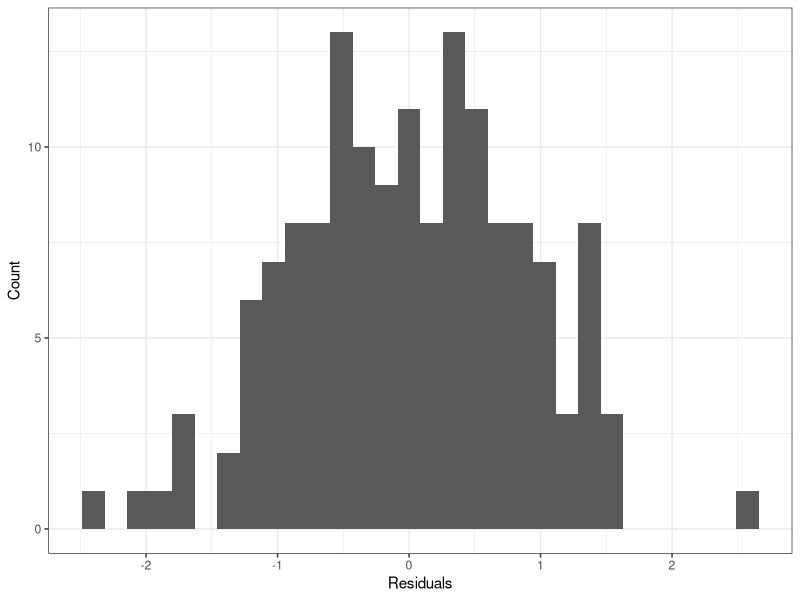
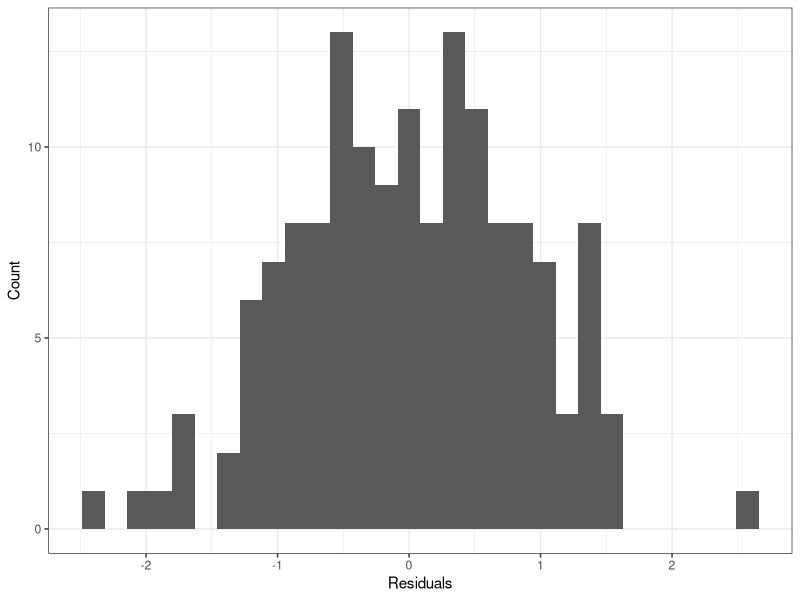

These charts were generated, in order, by the following R code:
# Isabella Fischer 

library(tidyverse)
library(ggplot2)

lm_result = lm(Petal.Length~Sepal.Length, data=iris)
xatual = pull(iris, Sepal.Length)

ggplot(data=iris, aes(x=lm_result$residuals))+
    geom_histogram()+
    xlab("Residuals") +
    ylab("Count")+
    theme_bw()

ggsave("5.png")
